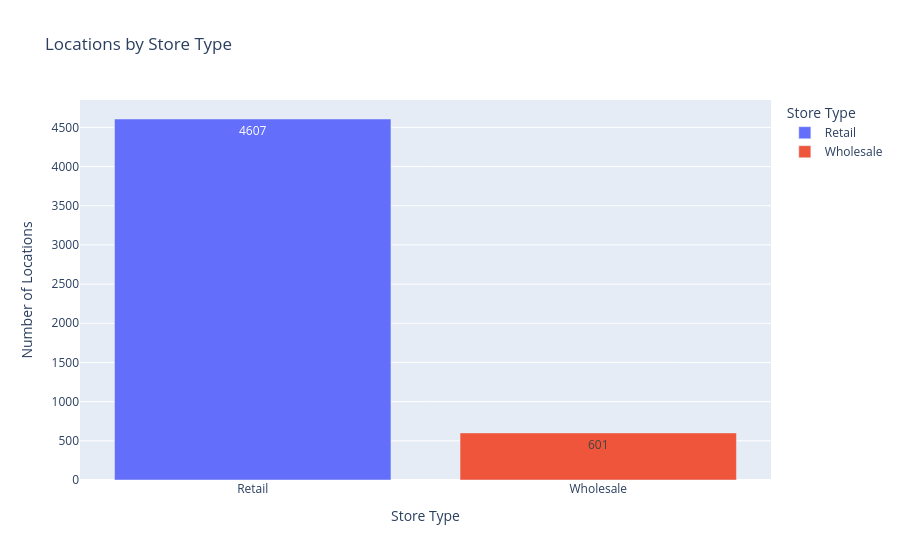

Here is the notebook cell this chart was saved with:
### Code cell
type_counts = stores_clean["Type"].value_counts().reset_index()
type_counts.columns = ["store_type", "count"]

fig = px.bar(
    type_counts,
    x="store_type",
    y="count",
    color="store_type",
    text="count",
    title="Locations by Store Type",
    labels={
        "store_type": "Store Type",
        "count": "Number of Locations"
    }
)

fig.update_traces(
    hovertemplate=(
        "Store Type : %{x}<br>"
        "Locations : %{y:,}"
        "<extra></extra>"
    )
)

fig.show()

### Figure 1 — Plotly figure (JSON) as saved in the notebook; plotly's stock layout.template omitted (floating-point values rounded to 4 significant figures)
{"data": [{"hovertemplate": "Store Type : %{x}<br>Locations : %{y:,}<extra></extra>", "legendgroup": "Retail", "marker": {"color": "#636efa", "pattern": {"shape": ""}}, "name": "Retail", "orientation": "v", "showlegend": true, "text": [4607.0], "textposition": "auto", "type": "bar", "x": ["Retail"], "xaxis": "x", "y": [4607], "yaxis": "y"}, {"hovertemplate": "Store Type : %{x}<br>Locations : %{y:,}<extra></extra>", "legendgroup": "Wholesale", "marker": {"color": "#EF553B", "pattern": {"shape": ""}}, "name": "Wholesale", "orientation": "v", "showlegend": true, "text": [601.0], "textposition": "auto", "type": "bar", "x": ["Wholesale"], "xaxis": "x", "y": [601], "yaxis": "y"}], "layout": {"barmode": "relative", "legend": {"title": {"text": "Store Type"}, "tracegroupgap": 0}, "title": {"text": "Locations by Store Type"}, "xaxis": {"anchor": "y", "categoryarray": ["Retail", "Wholesale"], "categoryorder": "array", "domain": [0, 1], "title": {"text": "Store Type"}}, "yaxis": {"anchor": "x", "domain": [0, 1], "title": {"text": "Number of Locations"}}}}
